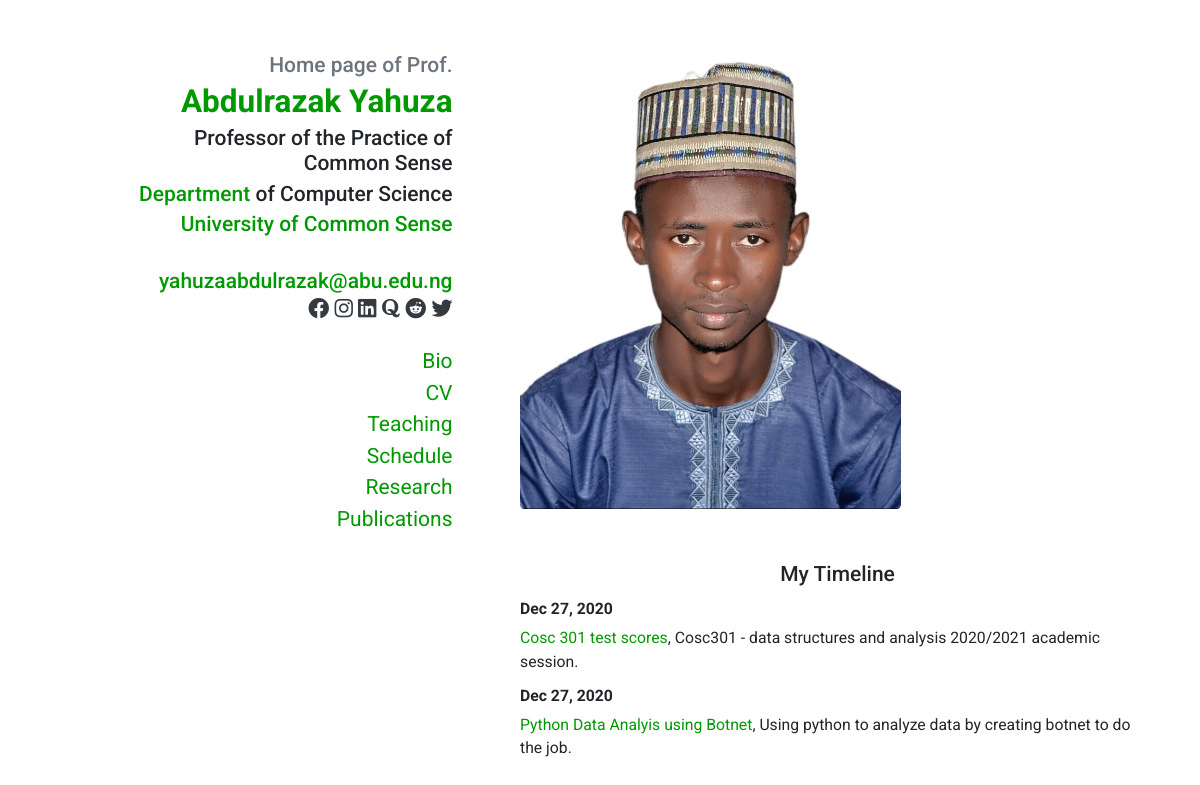
Page /s/abdullyahuza/ on the earlier database version.
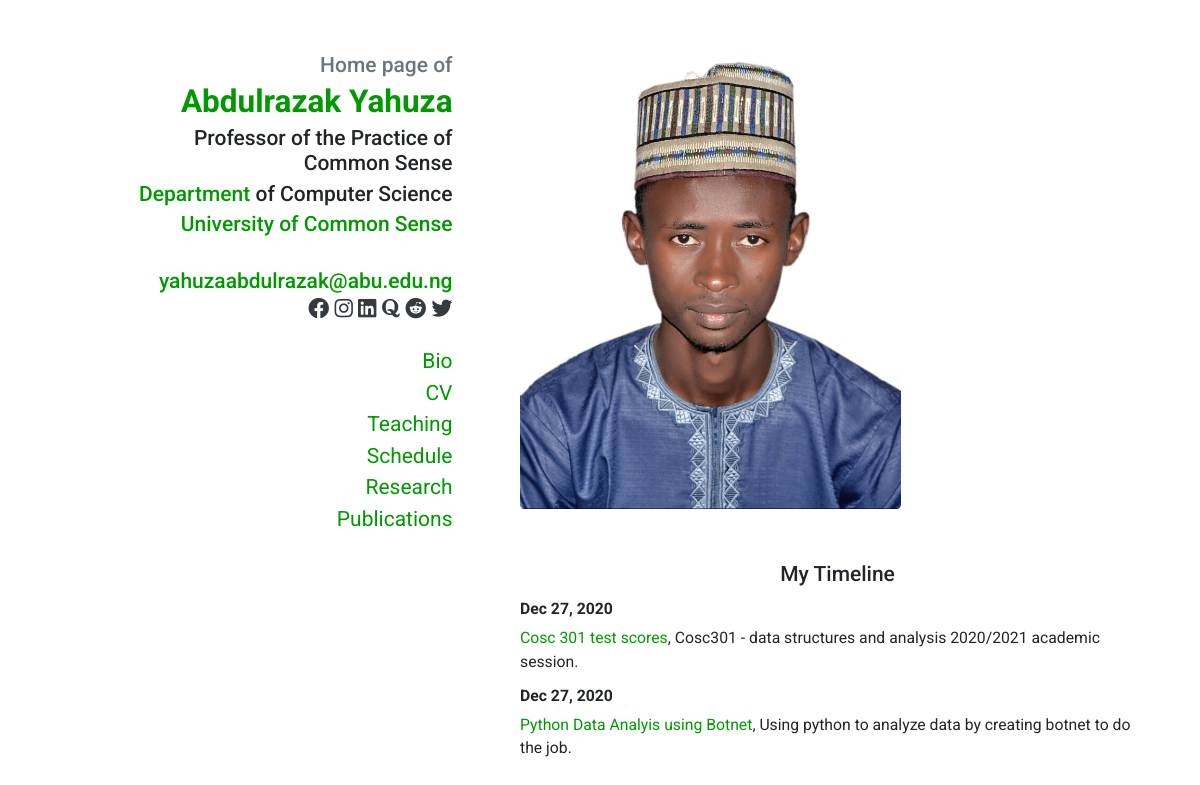
Same page on the later database version.
### tables this page shows
CREATE TABLE `staff_details` (
  `id` int(11) NOT NULL,
  `user_id` int(11) NOT NULL,
  `title` varchar(20) DEFAULT NULL,
  `firstName` varchar(20) DEFAULT NULL,
  `middleName` varchar(20) DEFAULT NULL,
  `lastName` varchar(20) DEFAULT NULL,
  `email` varchar(50) DEFAULT NULL,
  `gsm` varchar(13) DEFAULT NULL,
  `department` varchar(50) DEFAULT NULL,
  `taking` varchar(50) DEFAULT NULL,
  `field` varchar(100) DEFAULT NULL,
  `bio` text DEFAULT NULL,
  `teaching` text DEFAULT NULL,
  `schedule` text DEFAULT NULL,
  `research` text DEFAULT NULL,
  `publications` text DEFAULT NULL,
  `img` varchar(20) DEFAULT NULL
);

### core/classes/Input.php (called while the page is built, shortened)
<?php
class Input {
    public static function get($item) {
        if (isset($_POST[$item])) {
            return $_POST[$item];
        } else if (isset($_GET[$item])) {
            return $_GET[$item];
        }
        return '';
    }
}

### core/classes/Config.php (called while the page is built)
<?php
class Config {
    public static function get($path = null) {
        if($path) {
            $config = $GLOBALS['config'];
            $path = explode('/', $path);
            foreach ($path as $bit) {
                if (isset($config[$bit])) {
                    $config = $config[$bit];
                }
            }
            return $config;
        }
        return false;
    }
}

### core/classes/DB.php (called while the page is built, shortened)
<?php
class DB {
    private static $_instance = null;
    private $_pdo,
            $_query,
            $_error = false,
            $_results,
            $_count = 0;
    private function __construct() {
        try {
            $this->_pdo = new PDO('mysql:host=' .Config::get('mysql/host'). ';dbname=' .Config::get('mysql/db'), Config::get('mysql/username'), Config::get('mysql/password'));
        } catch(PDOException $e) {
            die($e.getMessage());
        }
    }
    public static function getInstance() {
        if(!isset(self::$_instance)) {
            self::$_instance = new DB();
        }
        return self::$_instance;
    }
    public function query($sql, $params = array()) {
        $this->_error = false;
        if($this->_query = $this->_pdo->prepare($sql)) {
            $x = 1;
            if(count($params)) {
                foreach ($params as $param) {
                    $this->_query->bindValue($x, $param);
                    $x++;
                }
            }
            if($this->_query->execute()) {
                $this->_results = $this->_query->fetchAll(PDO::FETCH_OBJ);
                $this->_count = $this->_query->rowCount();
            } else {
                $this->_error = true;
            }
        }
        return $this;
    }
    public function action($action, $table, $where = array()) {
        if (count($where) === 3) {
            $operators = array('=','>','<','>=','<=');
            $field = $where[0];
            $operator = $where[1];
            $value = $where[2];
            if (in_array($operator, $operators)) {
                 $sql = "{$action} FROM {$table} WHERE {$field} {$operator} ?";
                 if (!$this->query($sql, array($value))->error()) {
                     return $this;
                 }
             }
        }
    }
    public function get($table, $where) {
        return $this->action('SELECT *', $table, $where);
    }
    public function results() {
        return $this->_results;
    }
    public function first() {
        return $this->results()[0];
    }
    public function error() {
        return $this->_error;
    }
    public function count() {
        return $this->_count;
    }
}

### core/classes/User.php (called while the page is built, shortened)
<?php
    class User {
        private $_db,
                $_data,
                $_sessionName,
                $_cookieName,
                $_isLoggedIn;
        public function __construct($user=null) {
            $this->_db = DB::getInstance();
            $this->_sessionName = Config::get('session/session_name');
            if (!$user) {
                if (Session::exists($this->_sessionName)) {
                    $user = Session::get($this->_sessionName);
                    if ($this->find($user)) {
                        $this->_isLoggedIn = true;
                    } else {
                    }
                }
            } else {
                $this->find($user);
            }
        }
        public function find($user = null) {
            if ($user) {
                $field = (is_numeric($user)) ? 'id' : 'username';
                $data = $this->_db->get('users', array($field, '=', $user));
                if ($data->count()) {
                    $this->_data = $data->first();
                    return true;
                }
            }
            return false;
        }
        public function exists() {
            return (!empty($this->_data)) ? true : false;
        }
        public function data() {
            return $this->_data;
        }
    }
 ?>

### core/functions/sanitize.php (called while the page is built)
<?php
function escape($string){
    return htmlentities($string, ENT_QUOTES, 'UTF-8');
}

### staff/profile.php (the view, shortened to what the changed rows need)
<?php
$username = Input::get('s');
if (!$username) {
    Redirect::to(404);
} else {
    $user = new User($username);
    if (!$user->exists()) {
        Redirect::to('../error/');
    } else {
        $path = '../';
        $wholeUrl = "http://".$_SERVER['HTTP_HOST']."".$_SERVER['REQUEST_URI']."";
        if(substr($wholeUrl , -1)=='/'){
          $path = '../../';
        }
        $data = $user->data();
        $sData = DB::getInstance()->get('staff_details',array('user_id', '=', $data->id))->first();
    ?>
    <html lang="en-us">
    <head>
      <link href="<?php echo $path; ?>staff/styles.css" rel="stylesheet">
      <link href="<?php echo $path; ?>staff/all.css" rel="stylesheet">
      <link href="https://use.fontawesome.com/releases/v5.13.0/css/all.css" rel="stylesheet">
    </head>
    <body>
    </head>
    <body>
        <div class="container">
            <div class="row">
              <aside class="col-md-5">
                  <h2 class="mb-1 text-muted">Home page of <?php echo escape($sData->title); ?></h2>
                  <h1 class="mb-1"><a href="<?php echo $path ?>s/<?php echo escape($data->username); ?>"><?php echo escape($sData->firstName)." ".escape($sData->middleName)." ".escape($sData->lastName); ?></a></h1>
                  <h2 class="mb-1 pl-md-5"><?php echo escape($sData->field); ?></h2>
                  <h2 class="mb-1 pl-md-5"><a href="<?php echo $path ?>departments">Department</a> of <?php echo escape($sData->department); ?></h2>
                  <h3 class="mb-4"><a href="https://www.kadunapoly.edu.ng/">University of Common Sense</a></h3>
                  <h3 class="mb-0"><a href="mailto:<?php echo escape($sData->email); ?>"><?php echo escape($sData->email); ?></a></h3>
                  <p class="mb-0">
                      <a class="text-dark" href="https://www.facebook.com/<?php echo escape($data->username); ?>"><i class="fab fa-facebook"></i></a>
                      <a class="text-dark" href="https://www.instagram.com/<?php echo escape($data->username); ?>"><i class="fab fa-instagram"></i></a>
                      <a class="text-dark" href="https://www.linkedin.com/in/<?php echo escape($data->username); ?>"><i class="fab fa-linkedin"></i></a>
                      <a class="text-dark" href="https://www.quora.com/profile/<?php echo escape($data->username); ?>"><i class="fab fa-quora"></i></a>
                      <a class="text-dark" href="https://www.reddit.com/user/<?php echo escape($data->username); ?>"><i class="fab fa-reddit"></i></a>
                      <a class="text-dark" href="https://twitter.com/<?php echo escape($data->username); ?>"><i class="fab fa-twitter"></i></a>
                  </p>
                  <nav class="d-block mb-4 p-0 navbar navbar-expand-md navbar-light">
                      <div class="collapse navbar-collapse" id="navbar">
                          <ul class="flex-column ml-md-auto mt-3 nav">
                              <li class="nav-item">
                                  <a class="nav-link p-0" href="<?php echo $path ?>s/<?php echo escape($data->username); ?>/bio">Bio</a>
                              </li>
                              <li class="nav-item">
                                  <a class="nav-link p-0" href="<?php echo $path ?>s/<?php echo escape($data->username); ?>/cv">CV</a>
                              </li>
                              <li class="nav-item">
                                  <a class="nav-link p-0" href="<?php echo $path ?>s/<?php echo escape($data->username); ?>/teaching">Teaching</a>
                              </li>
                              <li class="nav-item">
                                  <a class="nav-link p-0" href="<?php echo $path ?>s/<?php echo escape($data->username); ?>/schedule">Schedule</a>
                              </li>
                              <li class="nav-item">
                                  <a class="nav-link p-0" href="<?php echo $path ?>s/<?php echo escape($data->username); ?>/research">Research</a>
                              </li>
                              <li class="nav-item">
                                  <a class="nav-link p-0" href="<?php echo $path ?>s/<?php echo escape($data->username); ?>/publications">Publications</a>
                              </li>
                          </ul>
                      </div>
                  </nav>
              </aside>
                <main class="col-md-7">
                    <p>
                        <a href="<?php echo $path ?>staff/pimg/<?php echo $data->img; ?>">
                            <img src="<?php echo $path ?>staff/pimg/<?php echo $data->img; ?>" alt="<?php echo escape($sData->firstName)." ".escape($sData->lastName); ?>" class="rounded-sm">
                        </a>
                    </p>
                    <br>
                    <h2 style="text-align: center;">My Timeline</h2>
                    <dl>
                      <?php
                      $wall = DB::getInstance()->get('wall', array('user_id', '=', $data->id))->results();
                        for ($i=0; $i < count($wall) ; $i++) {
                         echo "<dt>".$wall[$i]->date."</dt>";
                         echo "<dd><a href='{$path}staff/".$data->username."/files/".$wall[$i]->link."' target='blank'>".$wall[$i]->title."</a>, ".$wall[$i]->description."</dd>";
                        }
                       ?>
                    </dl>
                </main>
            </div>
        </div>
    <?php include 'includes/pages/staff_footer.php'; ?>
<?php
    }
}
?>

Differences in the rows shown:
changed staff_details "Abdulrazak": title "Prof." → (not shown)
